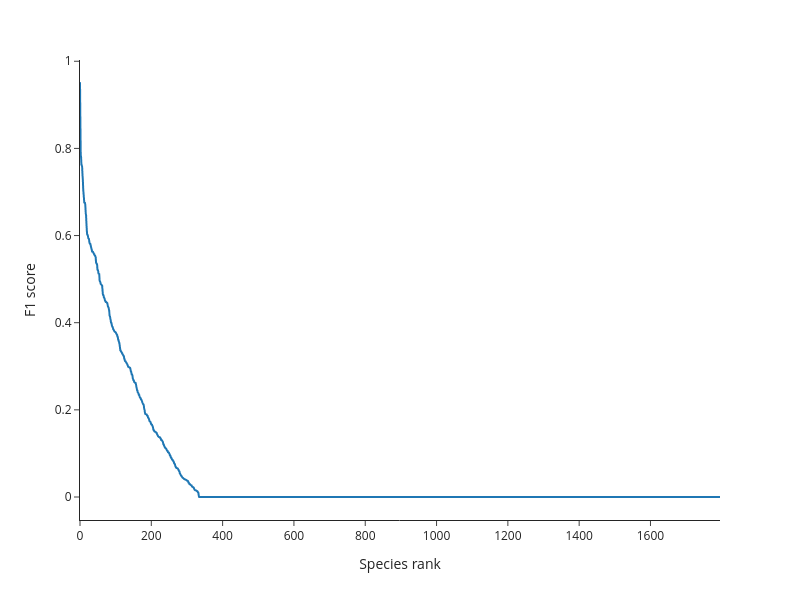

The code cell stored with this chart in its notebook:
### Code cell
output_path = Path('/marbec-data/RLS-Australia/malpolon/outputs/')

baseline = pd.read_csv(output_path / '18_humenv_dhw_cat_pa-2025-07-11_16-53-preds' / 'all-test-f1.csv', index_col = 0)
baseline.reset_index(inplace=True)
fig = px.line(baseline, x=baseline.index, y='f1', template = 'simple_white',
           width = 800, height=600)

fig.update_layout(
    xaxis_title='Species rank',
    yaxis_title='F1 score')

### Figure 1 — Plotly figure (JSON) as saved in the notebook; plotly's stock layout.template omitted (floating-point values rounded to 4 significant figures; data arrays with more than 128 entries replaced by an {"elided": "..."} marker saying what was removed)
{"data": [{"hovertemplate": "_index=%{x}<br>f1=%{y}<extra></extra>", "legendgroup": "", "line": {"color": "#1F77B4", "dash": "solid"}, "marker": {"symbol": "circle"}, "mode": "lines", "name": "", "showlegend": false, "type": "scattergl", "x": {"elided": "1796 int values"}, "xaxis": "x", "y": {"elided": "1796 float values"}, "yaxis": "y"}], "layout": {"height": 600, "legend": {"tracegroupgap": 0}, "margin": {"t": 60}, "width": 800, "xaxis": {"anchor": "y", "domain": [0, 1], "title": {"text": "Species rank"}}, "yaxis": {"anchor": "x", "domain": [0, 1], "title": {"text": "F1 score"}}}}
